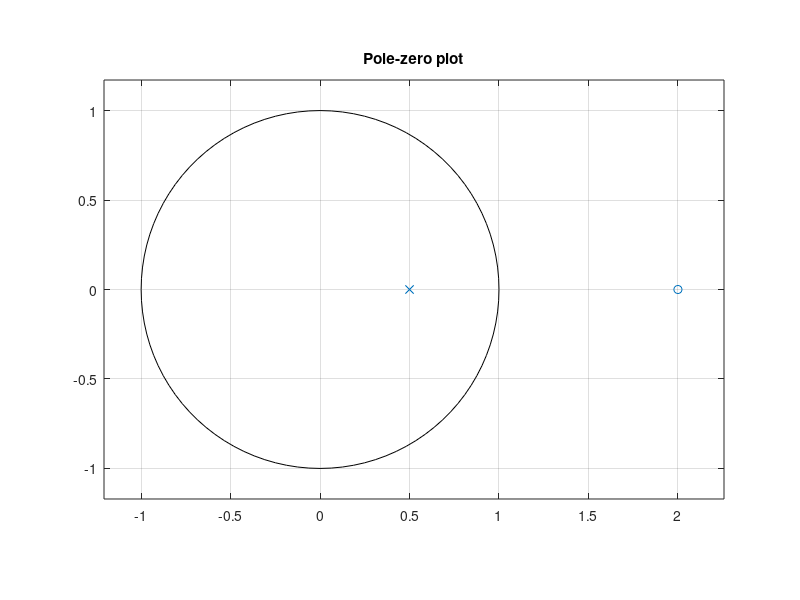
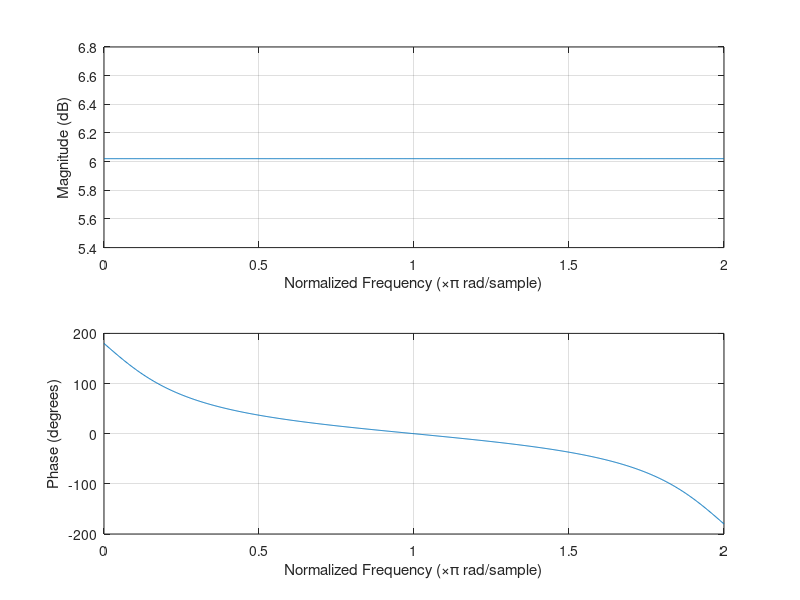
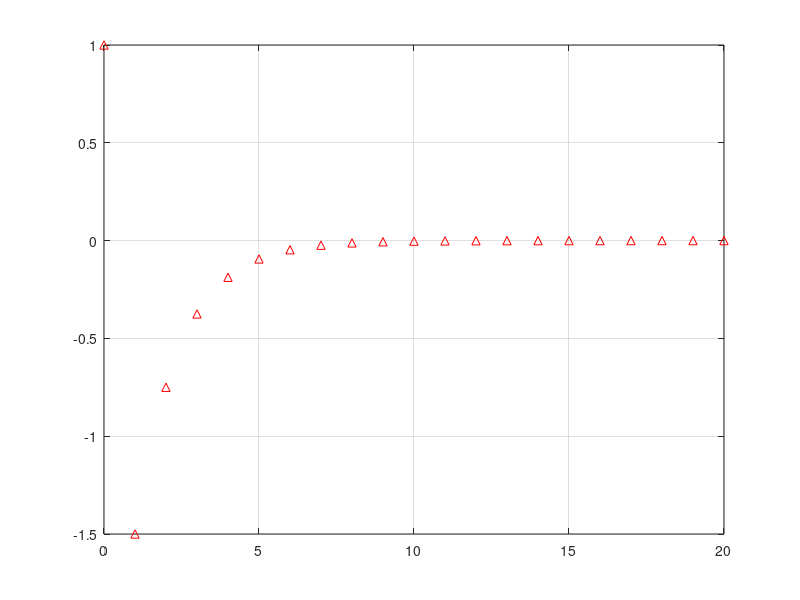

Source code (MATLAB) for these figures, in order:
p = 0.5;
b = [1 -p^(-1)];
a = [1 -p];
figure;
zplane(b,a);
title('Pole-zero plot');
grid on;
figure;
n = 1001;
freqz(b,a,n,"whole");
figure;
impz(b,a);
grid on;